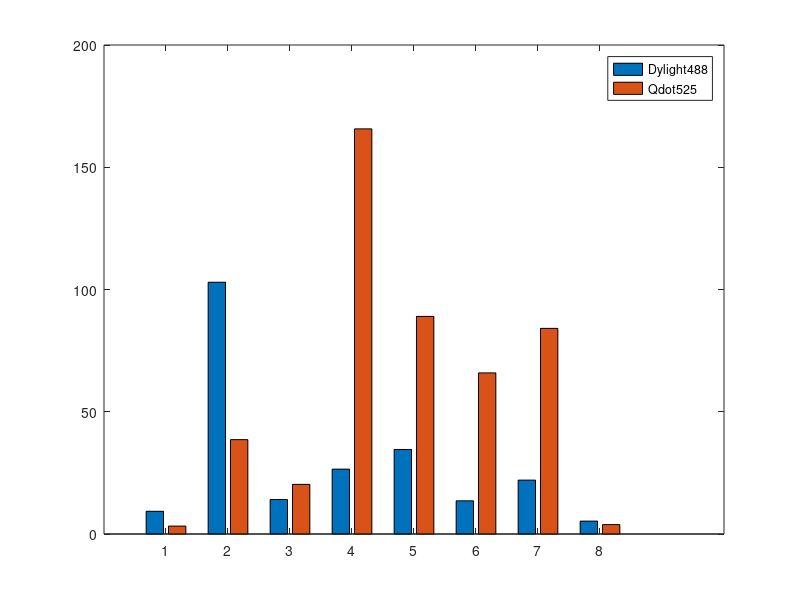

Source code (MATLAB):
Dylite = [9.29,102.97,14.1,26.53,34.57,13.58,22.04,5.27];
Qdot = [3.24,38.6,20.3,165.7,89,65.9,84.1,3.85];
all =[Dylite;Qdot];
all = all';
bar(all)
legend(["Dylight488";"Qdot525"]);